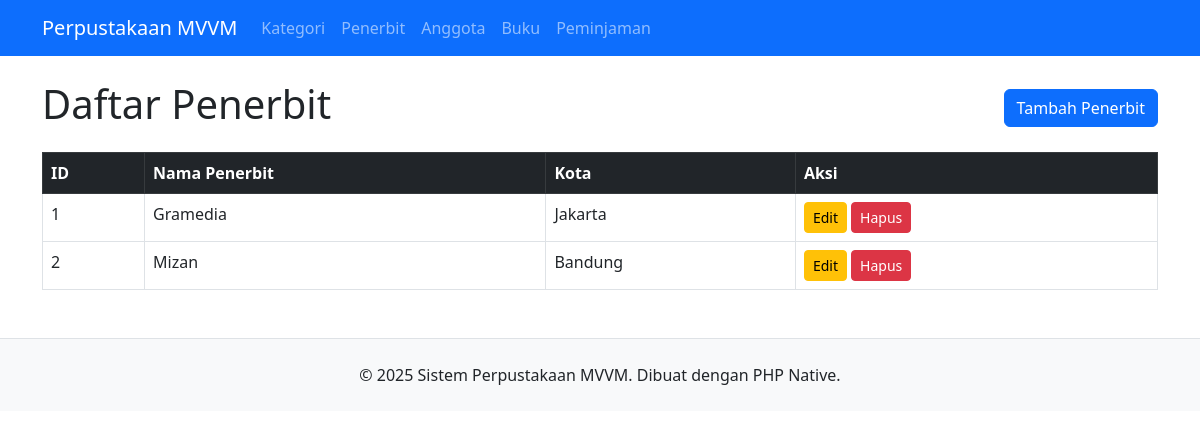
Page /index.php?page=penerbit on the committed database.
### tables this page shows
CREATE TABLE `penerbit` (
  `id_penerbit` int(11) NOT NULL,
  `nama_penerbit` varchar(100) NOT NULL,
  `kota_penerbit` varchar(100) DEFAULT NULL
);

### viewmodels/PenerbitViewModel.php (called while the page is built, shortened)
<?php
require_once 'models/Penerbit.php';
class PenerbitViewModel {
    private $model;
    public function __construct() {
        $database = new Database();
        $db = $database->getConnection();
        $this->model = new Penerbit($db);
    }
    public function viewList() {
        return $this->model->read();
    }
}
?>

### models/Penerbit.php (called while the page is built, shortened)
<?php
class Penerbit {
    private $conn;
    private $table_name = "penerbit";
    public function __construct($db) {
        $this->conn = $db;
    }
    public function read() {
        $query = "SELECT * FROM " . $this->table_name . " ORDER BY id_penerbit ASC";
        $stmt = $this->conn->prepare($query);
        $stmt->execute();
        return $stmt;
    }
}
?>

### views/penerbit_list.php (the view)
<?php
require_once 'viewmodels/PenerbitViewModel.php';
$viewModel = new PenerbitViewModel();
$rows = $viewModel->viewList();
?>
<div class="mb-3 d-flex justify-content-between align-items-center">
    <h1>Daftar Penerbit</h1>
    <a href="index.php?page=penerbit_form" class="btn btn-primary">Tambah Penerbit</a>
</div>
<table class="table table-bordered">
    <thead class="table-dark">
        <tr>
            <th>ID</th>
            <th>Nama Penerbit</th>
            <th>Kota</th>
            <th>Aksi</th>
        </tr>
    </thead>
    <tbody>
        <?php while ($row = $rows->fetch(PDO::FETCH_ASSOC)): ?>
        <tr>
            <td><?= $row['id_penerbit'] ?></td>
            <td><?= $row['nama_penerbit'] ?></td>
            <td><?= $row['kota_penerbit'] ?></td>
            <td>
                <a href="index.php?page=penerbit_form&id=<?= $row['id_penerbit'] ?>" class="btn btn-sm btn-warning">Edit</a>
                <a href="index.php?page=penerbit_delete&id=<?= $row['id_penerbit'] ?>" class="btn btn-sm btn-danger" onclick="return confirm('Yakin hapus?')">Hapus</a>
            </td>
        </tr>
        <?php endwhile; ?>
    </tbody>
</table>

### rows in the picture
penerbit: id_penerbit "1", nama_penerbit "Gramedia", kota_penerbit "Jakarta"
penerbit: id_penerbit "2", nama_penerbit "Mizan", kota_penerbit "Bandung"
